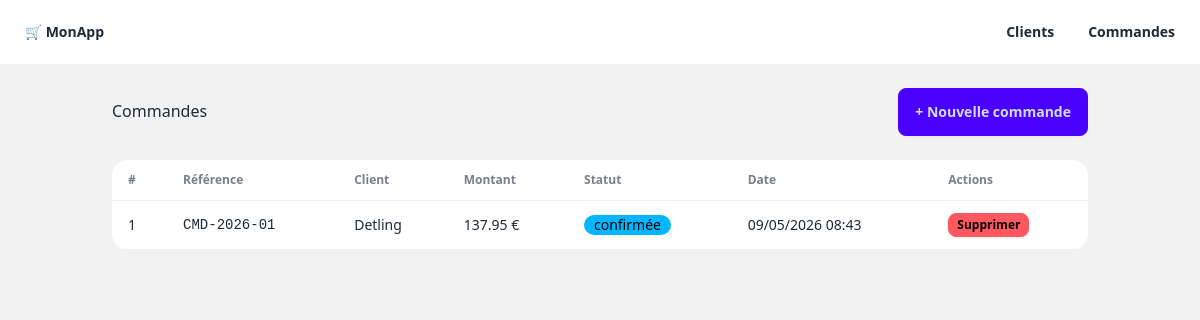
Page /commandes/ on the committed database.
### models/commande.py (models this page shows, shortened)
class Commande(Base):
    __tablename__ = "commandes"
    id: Mapped[int] = mapped_column(primary_key=True)
    reference: Mapped[str] = mapped_column(String(20), unique=True, nullable=False)
    date_commande: Mapped[datetime] = mapped_column(server_default=func.now())
    montant_total: Mapped[float] = mapped_column(Float, default=0.0)
    statut: Mapped[StatutCommande] = mapped_column(
        Enum(StatutCommande),
        default=StatutCommande.CREEE
    )
    client_id: Mapped[int] = mapped_column(ForeignKey("clients.id"))
    client: Mapped["Client"] = relationship("Client", back_populates="commandes")

### models/client.py (models this page shows, shortened)
class Client(Base):
    __tablename__ = "clients"
    id: Mapped[int] = mapped_column(primary_key=True)
    nom: Mapped[str] = mapped_column(String(100), nullable=False)
    email: Mapped[str] = mapped_column(String(150), unique=True, nullable=False)
    telephone: Mapped[Optional[str]] = mapped_column(String(20))
    adresse: Mapped[Optional[str]] = mapped_column(String(255))
    date_creation: Mapped[datetime] = mapped_column(server_default=func.now())
    commandes: Mapped[List["Commande"]] = relationship("Commande", back_populates="client")

### routes/commandes.py (the view)
@router.get("/", response_class=HTMLResponse)
def liste_commandes(request: Request, db: Session = Depends(get_db)):
    commandes = commande_service.get_all(db)
    clients = client_service.get_all(db)
    return templates.TemplateResponse(
        request=request,
        name="commandes/liste.html",
        context={"commandes": commandes, "clients": clients}
    )

### templates/commandes/liste.html (shortened to what this page needs)
{% extends "base.html" %}
{% block content %}
<div class="flex justify-between items-center mb-6">
    <h1 class="text-3xl font-bold">Commandes</h1>
    <button onclick="modal_commande.showModal()" class="btn btn-primary">
        + Nouvelle commande
    </button>
</div>
<div id="liste-commandes">
    {% if commandes %}
    <div class="overflow-x-auto">
        <table class="table table-zebra bg-base-100 rounded-xl shadow">
            <thead>
                <tr>
                    <th>#</th>
                    <th>Référence</th>
                    <th>Client</th>
                    <th>Montant</th>
                    <th>Statut</th>
                    <th>Date</th>
                    <th>Actions</th>
                </tr>
            </thead>
            <tbody>
                {% for commande in commandes %}
                <tr id="commande-{{ commande.id }}">
                    <td>{{ commande.id }}</td>
                    <td class="font-mono font-medium">{{ commande.reference }}</td>
                    <td>{{ commande.client.nom }}</td>
                    <td>{{ "%.2f"|format(commande.montant_total) }} €</td>
                    <td>
                        {% if commande.statut.name == "CREEE" %}
                            <span class="badge badge-ghost">{{ commande.statut.value }}</span>
                        {% elif commande.statut.name == "CONFIRMEE" %}
                            <span class="badge badge-info">{{ commande.statut.value }}</span>
                        {% elif commande.statut.name == "EXPEDIEE" %}
                            <span class="badge badge-warning">{{ commande.statut.value }}</span>
                        {% elif commande.statut.name == "LIVREE" %}
                            <span class="badge badge-success">{{ commande.statut.value }}</span>
                        {% elif commande.statut.name == "ANNULEE" %}
                            <span class="badge badge-error">{{ commande.statut.value }}</span>
                        {% endif %}
                    </td>
                    <td>{{ commande.date_commande.strftime("%d/%m/%Y %H:%M") }}</td>
                    <td>
                        <button class="btn btn-error btn-xs"
                                hx-delete="/commandes/{{ commande.id }}"
                                hx-target="#commande-{{ commande.id }}"
                                hx-swap="outerHTML"
                                hx-confirm="Supprimer la commande {{ commande.reference }} ?">
                            Supprimer
                        </button>
                    </td>
                </tr>
                {% endfor %}
            </tbody>
        </table>
    </div>
    {% else %}
    <div class="alert alert-info">
        <span>Aucune commande pour l'instant. Créez-en une !</span>
    </div>
    {% endif %}
</div>
{% endblock %}

### rows in the picture
Commande: id "1", reference "CMD-2026-01", client.nom "Detling", montant_total "137.95", statut.value "confirmée", date_commande "09/05/2026 08:43"
